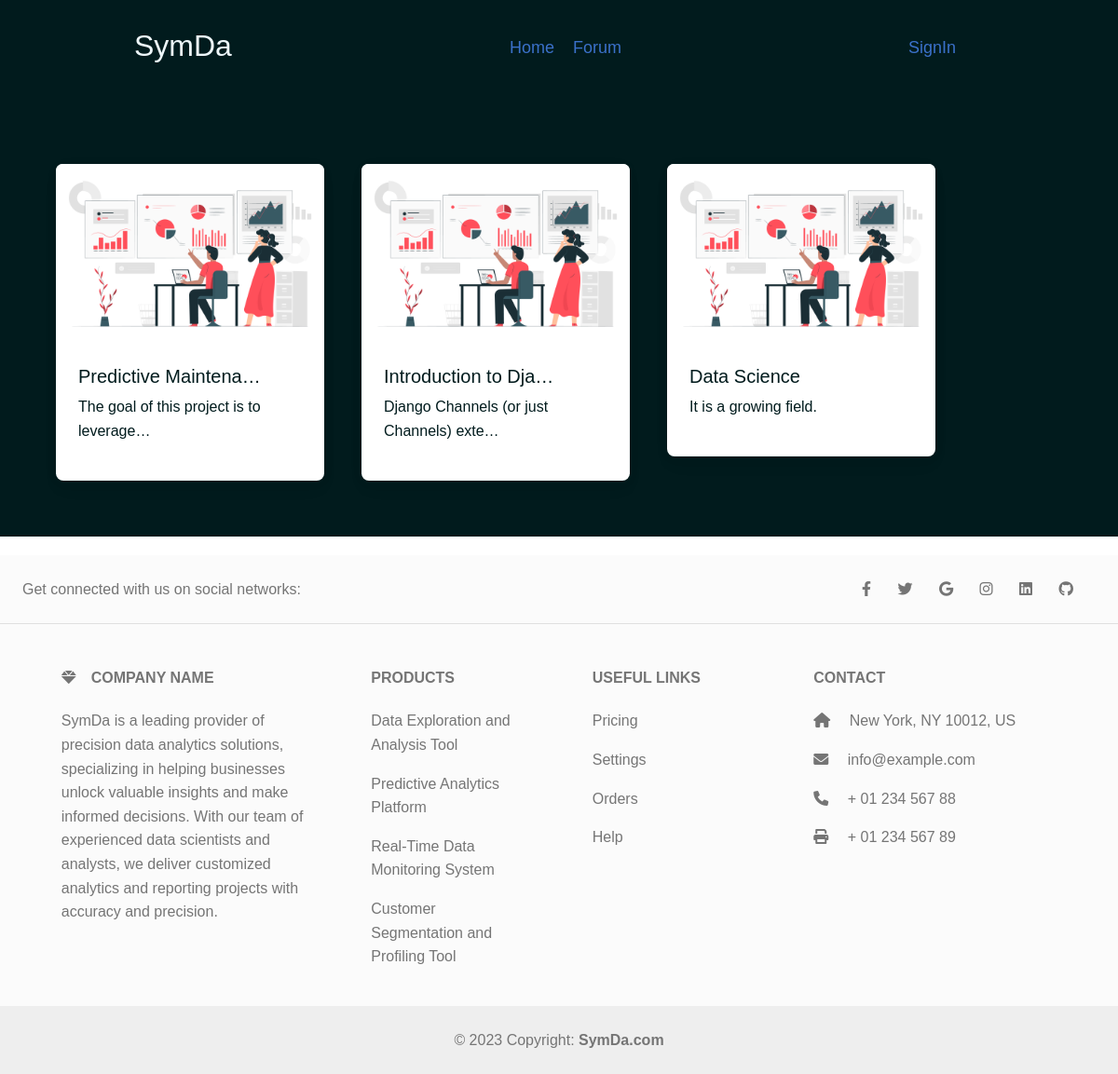
The page /posts on the database its author committed.
### dashboard/models.py (models this page shows, shortened)
class Post(models.Model):
    post_id = models.UUIDField(default=uuid.uuid4,primary_key=True)
    user = models.ForeignKey(User,on_delete=models.CASCADE,related_name="userposts")
    title = models.CharField(max_length=200)
    content = models.TextField()
    post_image = models.ImageField(blank=True,null=True,default="static/dashboard/images/img1.jpg",upload_to="posts")

### dashboard/views.py (the view)
# urls.py: path('posts',views.posts,name="posts"),
def posts(request):
    posts = Post.objects.all()
    return render(request,'dashboard/posts.html',{'posts':posts})

### dashboard/templates/dashboard/posts.html (shortened to what this page needs)
<!DOCTYPE html>
{% load static %}
<html lang="en">
<head>
  <link rel="stylesheet" href="{% static 'dashboard/css/style.css' %}">
  <link href="https://cdnjs.cloudflare.com/ajax/libs/font-awesome/6.0.0/css/all.min.css" rel="stylesheet" />
  <link href="https://cdnjs.cloudflare.com/ajax/libs/mdb-ui-kit/6.4.0/mdb.min.css" rel="stylesheet" />
</head>
<body>
  <header>
    <nav>
      <div class="div div-1" style="margin-bottom: 20px;">
        <h2 style="padding-bottom: 20px;">SymDa</h2>
      </div>
      <div class="div div-2" style="margin-top: 7px;">
        <a href="{% url 'index' %}">
          <div class="inner-div">Home </div>
        </a>
        <a href="{% url 'posts' %}">
          <div class="inner-div">Forum</div>
        </a>
      </div>
      <div class="div div-3" style="margin-top: 7px; display:flex">
        {% if user.is_authenticated %}
        <a href="{% url 'user-logout' %}">
          <div class="inner-div">LogOut</div>
        </a>
        <a href="{% url 'profile' %}"><div class="inner-div">
          Profile
        </div></a>
        {% else %}
        <a href="{% url 'user-login' %}">
          <div class="inner-div">SignIn</div>
        </a>
        {% endif %}
      </div>
    </nav>
    <div class="forum">
      {% for post in posts %}
      <a href="{% url 'post' post.post_id %}">
        <div class="card" style="width: 18rem; margin: 20px;">
          <img class="card-img-top" src="{{post.post_image.url}}" alt="Card image cap">
          <div class="card-body">
            <h5 style="color:#011b1d">{{post.title |truncatechars:20}}</h5>
            <p class="card-text" style="color:#011b1d">{{post.content |truncatechars:40}}</p>
          </div>
        </div>
      </a>
      {% endfor %}
    </div>
  </header>
  <section>
    <footer class="text-center text-lg-start bg-light text-muted" style="margin-top: 20px;">
      <section class="d-flex justify-content-center justify-content-lg-between p-4 border-bottom">
        <div class="me-5 d-none d-lg-block">
          <span>Get connected with us on social networks:</span>
        </div>
        <div>
          <a href="" class="me-4 text-reset">
            <i class="fab fa-facebook-f"></i>
          </a>
          <a href="" class="me-4 text-reset">
            <i class="fab fa-twitter"></i>
          </a>
          <a href="" class="me-4 text-reset">
            <i class="fab fa-google"></i>
          </a>
          <a href="" class="me-4 text-reset">
            <i class="fab fa-instagram"></i>
          </a>
          <a href="" class="me-4 text-reset">
            <i class="fab fa-linkedin"></i>
          </a>
          <a href="" class="me-4 text-reset">
            <i class="fab fa-github"></i>
          </a>
        </div>
      </section>
      <section class="">
        <div class="container text-center text-md-start mt-5">
          <div class="row mt-3">
            <div class="col-md-3 col-lg-4 col-xl-3 mx-auto mb-4">
              <h6 class="text-uppercase fw-bold mb-4">
                <i class="fas fa-gem me-3"></i>Company name
              </h6>
              <p>
                SymDa is a leading provider of precision data analytics solutions, specializing in helping businesses
                unlock valuable insights and make informed decisions. With our team of experienced data scientists and
                analysts, we deliver customized analytics and reporting projects with accuracy and precision.
              </p>
            </div>
            <div class="col-md-2 col-lg-2 col-xl-2 mx-auto mb-4">
              <h6 class="text-uppercase fw-bold mb-4">
                Products
              </h6>
              <p>
                <a href="#!" class="text-reset">Data Exploration and Analysis Tool</a>
              </p>
              <p>
                <a href="#!" class="text-reset">Predictive Analytics Platform</a>
              </p>
              <p>
                <a href="#!" class="text-reset">Real-Time Data Monitoring System</a>
              </p>
              <p>
                <a href="#!" class="text-reset">Customer Segmentation and Profiling Tool</a>
              </p>
            </div>
            <div class="col-md-3 col-lg-2 col-xl-2 mx-auto mb-4">
              <h6 class="text-uppercase fw-bold mb-4">
                Useful links
              </h6>
              <p>
                <a href="#!" class="text-reset">Pricing</a>
              </p>
              <p>
                <a href="#!" class="text-reset">Settings</a>
              </p>
              <p>
                <a href="#!" class="text-reset">Orders</a>
              </p>
              <p>
                <a href="#!" class="text-reset">Help</a>
              </p>
            </div>
            <div class="col-md-4 col-lg-3 col-xl-3 mx-auto mb-md-0 mb-4">
              <h6 class="text-uppercase fw-bold mb-4">Contact</h6>
              <p><i class="fas fa-home me-3"></i> New York, NY 10012, US</p>
              <p>
                <i class="fas fa-envelope me-3"></i>
                info@example.com
              </p>
              <p><i class="fas fa-phone me-3"></i> + 01 234 567 88</p>
              <p><i class="fas fa-print me-3"></i> + 01 234 567 89</p>
            </div>
          </div>
        </div>
      </section>
      <div class="text-center p-4" style="background-color: rgba(0, 0, 0, 0.05);">
        © 2023 Copyright:
        <a class="text-reset fw-bold">SymDa.com</a>
      </div>
    </footer>
  </section>
</body>
</html>

### dashboard/static/dashboard/css/style.css (style rules this page uses)
* { margin: 0; padding: 0; font-family: Verdana, Geneva, Tahoma, sans-serif; }
header { background-color: #011b1d; color: #edf6f9; padding-top: 30px; }
nav { display: flex; justify-content: space-around; flex-wrap: wrap; }
.div-2 { display: flex; }
.inner-div { margin-left: 10px; margin-right: 10px; font-size: large; }
.forum { display: flex; flex-wrap: wrap; margin: 20px; padding-bottom: 40px; padding-left: 20px; padding-top: 20px; }

### rows shown on the page
Post: post_image (picture), title "Predictive Maintena…", content "The goal of this project is to leverage…"
Post: post_image (picture), title "Introduction to Dja…", content "Django Channels (or just Channels) exte…"
Post: post_image (picture), title "Data Science", content "It is a growing field."
